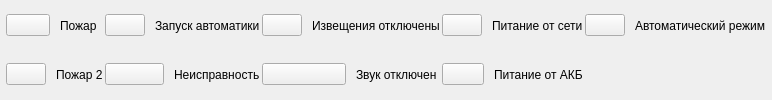
    <widget class="QWidget" name="wgtIndicators" native="true">
     <property name="sizePolicy">
      <sizepolicy hsizetype="Preferred" vsizetype="Fixed">
       <horstretch>0</horstretch>
       <verstretch>0</verstretch>
      </sizepolicy>
     </property>
     <property name="minimumSize">
      <size>
       <width>0</width>
       <height>44</height>
      </size>
     </property>
     <layout class="QGridLayout" name="gridLayout_2">
      <property name="leftMargin">
       <number>6</number>
      </property>
      <property name="topMargin">
       <number>2</number>
      </property>
      <property name="rightMargin">
       <number>6</number>
      </property>
      <property name="bottomMargin">
       <number>2</number>
      </property>
      <property name="spacing">
       <number>2</number>
      </property>
      <item row="0" column="2">
       <layout class="QHBoxLayout" name="horizontalLayout_10">
        <property name="spacing">
         <number>10</number>
        </property>
        <item>
         <widget class="QPushButton" name="wgtLed5">
          <property name="text">
           <string/>
          </property>
          <property name="checkable">
           <bool>true</bool>
          </property>
          <property name="checked">
           <bool>false</bool>
          </property>
         </widget>
        </item>
        <item>
         <widget class="QLabel" name="label_6">
          <property name="text">
           <string>Извещения отключены</string>
          </property>
         </widget>
        </item>
       </layout>
      </item>
      <item row="0" column="4">
       <layout class="QHBoxLayout" name="horizontalLayout_16">
        <property name="spacing">
         <number>10</number>
        </property>
        <item>
         <widget class="QPushButton" name="wgtLed9">
          <property name="text">
           <string/>
          </property>
          <property name="checkable">
           <bool>true</bool>
          </property>
          <property name="checked">
           <bool>false</bool>
          </property>
         </widget>
        </item>
        <item>
         <widget class="QLabel" name="label_15">
          <property name="text">
           <string>Автоматический режим</string>
          </property>
         </widget>
        </item>
       </layout>
      </item>
      <item row="0" column="0">
       <layout class="QHBoxLayout" name="horizontalLayout_4">
        <property name="spacing">
         <number>10</number>
        </property>
        <item>
         <widget class="QPushButton" name="wgtLed1">
          <property name="text">
           <string/>
          </property>
          <property name="checkable">
           <bool>true</bool>
          </property>
          <property name="checked">
           <bool>false</bool>
          </property>
         </widget>
        </item>
        <item>
         <widget class="QLabel" name="label">
          <property name="text">
           <string>Пожар</string>
          </property>
         </widget>
        </item>
       </layout>
      </item>
      <item row="1" column="0">
       <layout class="QHBoxLayout" name="horizontalLayout_5">
        <property name="spacing">
         <number>10</number>
        </property>
        <item>
         <widget class="QPushButton" name="wgtLed2">
          <property name="text">
           <string/>
          </property>
          <property name="checkable">
           <bool>true</bool>
          </property>
          <property name="checked">
           <bool>false</bool>
          </property>
         </widget>
        </item>
        <item>
         <widget class="QLabel" name="label_2">
          <property name="text">
           <string>Пожар 2</string>
          </property>
         </widget>
        </item>
       </layout>
      </item>
      <item row="0" column="1">
       <layout class="QHBoxLayout" name="horizontalLayout_6">
        <property name="spacing">
         <number>10</number>
        </property>
        <item>
         <widget class="QPushButton" name="wgtLed3">
          <property name="text">
           <string/>
          </property>
          <property name="checkable">
           <bool>true</bool>
          </property>
          <property name="checked">
           <bool>false</bool>
          </property>
         </widget>
        </item>
        <item>
         <widget class="QLabel" name="label_3">
          <property name="text">
           <string>Запуск автоматики</string>
          </property>
         </widget>
        </item>
       </layout>
      </item>
      <item row="0" column="3">
       <layout class="QHBoxLayout" name="horizontalLayout_13">
        <property name="spacing">
         <number>10</number>
        </property>
        <item>
         <widget class="QPushButton" name="wgtLed7">
          <property name="text">
           <string/>
          </property>
          <property name="checkable">
           <bool>true</bool>
          </property>
          <property name="checked">
           <bool>false</bool>
          </property>
         </widget>
        </item>
        <item>
         <widget class="QLabel" name="label_12">
          <property name="text">
           <string>Питание от сети</string>
          </property>
         </widget>
        </item>
       </layout>
      </item>
      <item row="1" column="1">
       <layout class="QHBoxLayout" name="horizontalLayout_9">
        <property name="spacing">
         <number>10</number>
        </property>
        <item>
         <widget class="QPushButton" name="wgtLed4">
          <property name="text">
           <string/>
          </property>
          <property name="checkable">
           <bool>true</bool>
          </property>
          <property name="checked">
           <bool>false</bool>
          </property>
         </widget>
        </item>
        <item>
         <widget class="QLabel" name="label_5">
          <property name="text">
           <string>Неисправность</string>
          </property>
         </widget>
        </item>
       </layout>
      </item>
      <item row="1" column="2">
       <layout class="QHBoxLayout" name="horizontalLayout_12">
        <property name="spacing">
         <number>10</number>
        </property>
        <item>
         <widget class="QPushButton" name="wgtLed6">
          <property name="text">
           <string/>
          </property>
          <property name="checkable">
           <bool>true</bool>
          </property>
          <property name="checked">
           <bool>false</bool>
          </property>
         </widget>
        </item>
        <item>
         <widget class="QLabel" name="label_7">
          <property name="text">
           <string>Звук отключен</string>
          </property>
         </widget>
        </item>
       </layout>
      </item>
      <item row="1" column="3">
       <layout class="QHBoxLayout" name="horizontalLayout_14">
        <property name="spacing">
         <number>10</number>
        </property>
        <item>
         <widget class="QPushButton" name="wgtLed8">
          <property name="text">
           <string/>
          </property>
          <property name="checkable">
           <bool>true</bool>
          </property>
          <property name="checked">
           <bool>false</bool>
          </property>
         </widget>
        </item>
        <item>
         <widget class="QLabel" name="label_13">
          <property name="text">
           <string>Питание от АКБ</string>
          </property>
         </widget>
        </item>
       </layout>
      </item>
     </layout>
    </widget>
